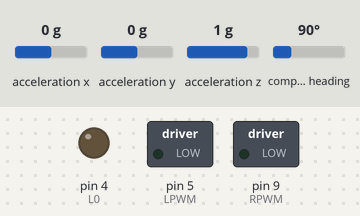
The sketch below on a simulated Arduino Uno, built with avr-gcc and run on an emulated ATmega328P. On the bench: switched loads named in the sketch (green lamp = pin HIGH), output pins drawn as LEDs (lit = HIGH). The test bench sets the inputs (shaded band); at power-on: acceleration x 0 g, acceleration y 0 g, acceleration z 1 g, compass heading 90°.

Above: at 1.1 s.
At 6.1 s:
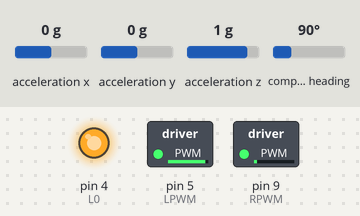
Timing chart, 0 to 7.6 s (numbered marks = the images above):
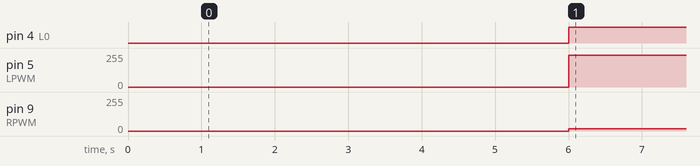

The sketch:

Boat_Code3.ino
```cpp
#include <Wire.h>
#include <Adafruit_Sensor.h>
#include <Adafruit_BNO055.h>
#include <utility/imumaths.h>
#include <SoftwareSerial.h>

//SoftwareSerial XBee(2, 3); // RX, TX
//StreamSend::sendObject(Serial, &charVariable, sizeof(charVariable));

//I^2C /Addresses
//#define MSTR_ADDR 0x24      //Master Address
//#define BCN_ADDR 0x16       //Beacon Address
#define CTRL_ADDR 0x11      //Motor Controller
#define GYR_ADDR 0x09       //Gyroscope Address

/* Set the delay between fresh samples */
#define BNO055_SAMPLERATE_DELAY_MS (25)
Adafruit_BNO055 bno = Adafruit_BNO055();

double offset=0.025;


float pos[5] = {0};  //x y Position Array of Boat
#define Xb pos[0]    //Current Boat X-coordinate
#define Yb pos[1]    //Current Boat Y-coordinate
#define theta_x2 pos[2]    //Current Boat Y-coordinate
#define dx pos[3]   //Start Point X-coordinate   //dx=x_ref-x_rel; x_ref=sqrt((y2-y1)*(y2-y1)+(x2-x1)*(x2-x1))+offset;//m Displacement between two waypoints (x1,y1) and (x2, y2)
#define theta_set pos[4]   //Start Point Y-coordinate //theta_set Desired Angle determined by waypoints (x1,y1) and (x2, y2)
double x_rel;        //Current Relative Position of Robot //x_rel=sqrt((yR-y1)*(yR-y1)+(xR-x1)*(xR-x1));//m Displacement of the Boat from the last waypoint (x1, y1)

//Left Motor
#define L0 4
//#define L1 7
#define LPWM 5  //enable

//Right Motor
#define R0 8
//#define R1 11
#define RPWM 9  //enable

#define pi 3.14159265359
double u_max=3.593*0.0254;//m/s @ 45RPM = 1*2*pi*(45rpm)*r_wheel/(60s/1min) Max Drive motor Speed @ 6V

float gain[3]={0.707,1.3836,0.5};
#define k_i_pos gain[0]
#define k_p_pos gain[1]
#define k_theta gain[2]

int v_lim=200;           //Speed Cap (Nonlinearity) Anti-Saturation Speed Cap 140 out of 255

//Prototypes
void StopMoving(int ctr1, int ctr2);             //designed specifically for locking drive motors
void MoveMotor(int dir, int pwm, int duty);    //designed specifically for drive motors
void getPos();
void pwm(int crt1,int duty);                                 //designed specifically for linear actuator and broom
int sign(double number);


void setup() {
  Serial.begin(57600);
  Wire.begin(CTRL_ADDR);
  /* Initialise the sensor */
  if(!bno.begin())
  {
    /* There was a problem detecting the BNO055 ... check your connections */
    Serial.print("Ooops, no BNO055 detected ... Check your wiring or I2C ADDR!");
    while(1);
  }

  delay(1000);
  //Define Motor Pins as Outputs
  pinMode(L0, OUTPUT);//Direction
//  pinMode(L1, OUTPUT);//Direction
  pinMode(LPWM, OUTPUT);//Left PWM
  pinMode(R0, OUTPUT);//Direction
 // pinMode(R1, OUTPUT);//Direction
  pinMode(RPWM,OUTPUT);//Right PWM
}


int z = 0;


//IMU data initialization
double theta_x;
double theta_y;
double theta_z;
double d_theta; //Angular Deviation from desired orientation (rad)


unsigned long time = 0;


/////////////////////////////////////////////////////////////////////////////////////////////////////////////////////////////////////////////
void loop() {

  if (z == 0) {
    time = 0;
    z=1;
    //Output Pin Initialization
    digitalWrite(L0,LOW);
    digitalWrite(LPWM,LOW);
    digitalWrite(R0,LOW);
    digitalWrite(RPWM,LOW);
    delay(5000);//5s break
  }
  /////////////////////////////////////////////////////////////////
  //define current time
  time = millis();


  //////////////////////////////////////////////////////////////////////////////////////////////
  //Read the Xbee

  //Read Sensors
  getPos();//Get Position and References from Camera and Central Computer
  //////////////////////////////////////////////////////////////////////////////////////////////
  //Read the IMU
  imu::Vector<3> euler = bno.getVector(Adafruit_BNO055::VECTOR_EULER);
  /* Display the floating point data */
  theta_x=2*pi-(euler.x())*pi/180;//put a neg. here to negate Body-fixed Z-axis
  theta_y=(euler.y())*pi/180;// Body-fixed x-axis
  theta_z=(euler.z())*pi/180;// Body-fixed y-axis
  //IMU Acceleration Vector (No need.)
  //imu::Vector<3> acceler = bno.getVector(Adafruit_BNO055::VECTOR_ACCELEROMETER);
  //////////////////////////////////////////////////////////////////
  //Feedforward 2 points from a Curve (We are between 2 waypoints.)

  //Get differences between reference and current boat state in both orientation and displacement, respectively.
  d_theta = theta_diff(theta_x,theta_set);// Difference between Desired Angle and Current Boat Angle  //dx=x_ref-x_rel;//m is obtained from xbee.
  if(abs(d_theta)<(10*PI/180)){
    k_theta = 0.1;
  }
  else{
    k_theta = 0.3;
  }

  /////////////////////////////////////////////////////////////////////////////////////////////
  //Initialize Steering and Position Control Variables
  //Note that the critical idea is to avoid saturation of the actuator--> unusable actuator.
  double width=1.8125*0.0254;//m (45 - 46) mm distance between the two differential drive propeller axes
  int fL_st;                                                  //Left side steering control duty cycle
  int fR_st;                                                  //Right side steering control duty cycle
  int fL_pos;                                                 //Left side position control duty cycle
  int fR_pos;                                                 //Right side position control duty cycle
  ///////////////////////////////////////////////////////

  //Steering Control Laws (P-control)
  //Left Motor Control Law
  //Gains may need to be adjusted if one motor is faster (better) than another.
  fL_st=constrain((-floor(256*k_theta*(d_theta/u_max))),-18,18);
  //Right Motor Control Law
  fR_st=constrain((floor(256*k_theta*(d_theta/u_max))),-18,18);

//////////////////////////////////////////////////////////////
  //Position Control Law (P-control)
  //Left Side Speed Control Law
  fL_pos=constrain((floor(256*(k_p_pos*(dx)/u_max))),(-v_lim),v_lim);
  fR_pos=fL_pos;

  //Control Law Implentation
  MoveMotor(L0,LPWM,(fL_pos+fL_st));//Left Motor
  MoveMotor(R0,RPWM,(fR_pos+fR_st));//Right Motor

  //For Straight-Line testing purposes
  //MoveMotor(L0,L1,LPWM,(150+fL_st));//Left Motor
  //MoveMotor(R0,R1,RPWM,(150+fR_st));//Right Motor

  /////////////////////////////////////////////////////////////////////////////////////////////
  //Debugging
  //Serial.print("Theta_Z: ");
  //Serial.println(theta_x);
  //Serial.print(" UL:   ");
  //Serial.print((fL_pos+fL_st));
  //Serial.print(",,,");
  //Serial.print(" UR: ");
  //Serial.print((fR_pos+fR_st));
  //Serial.println("");
  //Serial.print("dx:");
  //Serial.println(dx);
  //Serial.print("d_theta:");
  //Serial.println(d_theta);
  delay(10);
  /////////////////////////////////////////////////////////////////////////////////////////////

}
///////////////////////////////////////////////////////////////////////////////////////////////////////////////////////////////////////
//Motor Functions
void StopMoving(int ctr1, int ctr2){//Dead Stop
  digitalWrite(ctr1,LOW);
  digitalWrite(ctr2,LOW);
}

void MoveMotor(int dir, int pwm, int duty){

  if (duty>0){//Move forward
    digitalWrite(dir,LOW);
    if (duty>255){
    digitalWrite(pwm,HIGH);
    }
    else{
    analogWrite(pwm,duty);
    }
  }
  else if(duty==0){//Smooth Stop
    digitalWrite(dir,LOW);
    digitalWrite(pwm,LOW);
  }
  else if(duty<0){//Move Backward
    digitalWrite(dir,HIGH);
    if (duty<-255){
    digitalWrite(pwm,LOW);
    }
    else{
    analogWrite(pwm,(255-abs(duty)));
    }
  }


}

void pwm(int ctr1,int duty){
  analogWrite(ctr1,duty);
}


int sign(double number) { return number<0 ? -1 : 1; }


////////////////////////////////////////////////////////////////////////////////////


////////////////////////////////////////////////////////////////////////////////////

//Calculate the difference in theta_z
double theta_diff(float thetax,double thetaset){
  double tole=0.05;
  double d_1=(thetaset-thetax);
  double d_2=(thetaset-thetax+2*pi);
  double d_3=(thetaset-thetax-2*pi);
  d_1=abs(d_1);
  d_2=abs(d_2);
  d_3=abs(d_3);

  //Minimize the difference in angle for continuity
  double dtheta=min(d_1,d_2);
  dtheta=min(dtheta,d_3);
  dtheta=abs(dtheta);
  //redefinition of d_theta
  double dth=0;
  if((dtheta<(d_1+tole))&&(dtheta>(d_1-tole))){
    dth=(thetaset-thetax);
  }
  else if((dtheta<(d_2+tole))&&(dtheta>(d_2-tole))) {
    dth=(2*pi+thetaset-thetax);
  }
  else if((dtheta<(d_3+tole))&&(dtheta>(d_3-tole))){
    dth=(thetaset-thetax-2*pi);
  }
  else{
    //do nothing
  }
  return(dth);
}


void getPos() {
  //read the XBee
  //https://stackoverflow.com/questions/14199279/reading-data-over-serial-arduino-and-xbee
  //https://arduino.stackexchange.com/questions/203/sending-large-amounts-of-serial-data
  int i=0;
  while(Serial.available() and i<5){
    pos[i++]= Serial.parseFloat();//get coordinate array x y
  }
}
```

Measured:
- by itself, pin 4 (L0): LOW → HIGH at 6.0 s
- by itself, pin 5 (LPWM): 0/255 → 237/255 at 6.0 s
- by itself, pin 9 (RPWM): 0/255 → 18/255 at 6.0 s
